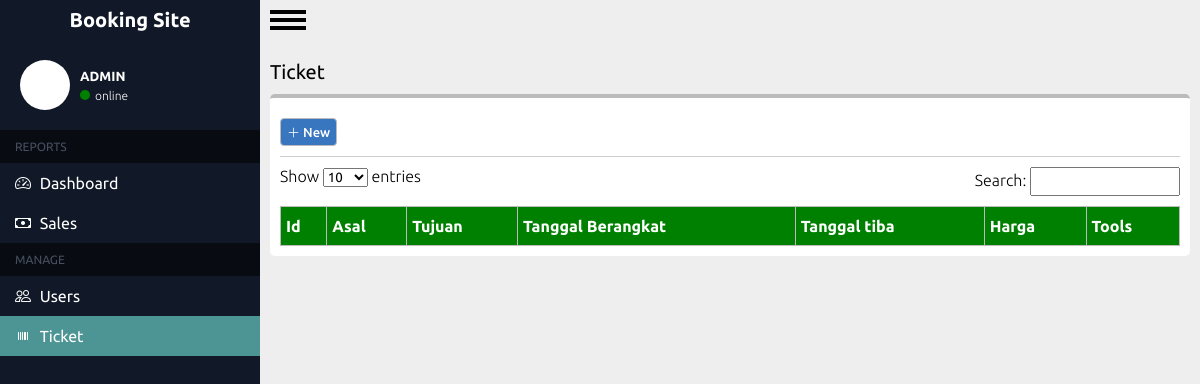
Page /admin/tiket.php on the earlier database version.
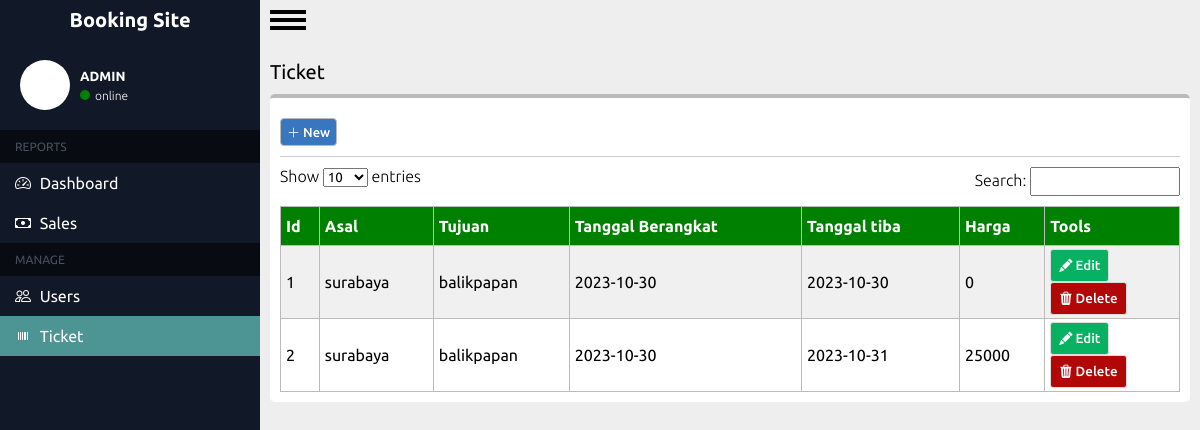
Same page on the later database version.
### tables this page shows
CREATE TABLE `tiket` (
  `id` int(255) NOT NULL,
  `asal` varchar(255) NOT NULL,
  `tujuan` varchar(255) NOT NULL,
  `tanggal_berangkat` varchar(255) NOT NULL,
  `tanggal_tiba` varchar(255) NOT NULL,
  `harga` int(100) NOT NULL
);

### admin/tiket.php (the view, shortened to what this page needs)
<?php
require '../server.php';
$result = mysqli_query($conn, "select * from tiket");
$tiket = [];
while ($record = mysqli_fetch_assoc($result)) {
    $tiket[] = $record;
}
?>
<!DOCTYPE html>
<html lang="en">
<head>
    <link rel="stylesheet" href="tiket.css?v=1.1">
    <link rel="stylesheet" href="https://cdn.jsdelivr.net/npm/bootstrap-icons@1.11.1/font/bootstrap-icons.css">
</head>
<body>
    <div class="container">
        <div class="sidebar">
            <div class="header">
                <a href="#">
                    <div class="list-item">
                        <span class="description-header">Booking Site</span>
                    </div>
                </a>
                <div class="info-user">
                    <div class="picture"></div>
                    <div class="content" id="content">
                        <h5>ADMIN</h5>
                        <div class="online">
                            <div class="info"></div>
                            <p>online</p>
                        </div>
                    </div>
                </div>
            </div>
            <div class="main">
                <div class="head-list">
                    <span>REPORTS</span>
                </div>
                <div class="list-item">
                    <a href="home.php">
                        <i class="bi bi-speedometer2"></i>
                        <span class="description">Dashboard</span>
                    </a>
                </div>
                <div class="list-item">
                    <a href="sales.php">
                        <i class="bi bi-cash"></i>
                        <span class="description">Sales</span>
                    </a>
                </div>
                <div class="head-list">
                    <span>MANAGE</span>
                </div>
                <div class="list-item">
                    <a href="users.php">
                        <i class="bi bi-people"></i>
                        <span class="description">Users</span>
                    </a>
                </div>
                <div class="list-item">
                    <a href="tiket.php">
                        <i class="bi bi-upc"></i>
                        <span class="description">Ticket</span>
                    </a>
                </div>
            </div>
        </div>
        <div class="main-content">
            <div id="menu-button">
                <label for="menu-checkbox" id="menu-label">
                    <div id="hamburger"></div>
                </label>
            </div>
            <div class="wrapper">
                <div class="header">
                    <p>Ticket</p>
                </div>
                <div class="isi">
                    <div class="head-content">
                        <button type="submit" id="add"><i class="bi bi-plus-lg"></i> New</button>
                    </div>
                    <div class="neck-content">
                        <span>
                            <label for="">Show</label>
                            <select id="entries" name="entries">
                                <option value="10">10</option>
                            </select>
                            <label for="">entries</label>
                        </span>
                        <span>
                            <label for="">Search: </label>
                            <input type="text">
                        </span>
                    </div>
                    <div class="tabel-content">
                        <table>
                            <tr>
                                <th>Id</th>
                                <th>Asal</th>
                                <th>Tujuan</th>
                                <th>Tanggal Berangkat</th>
                                <th>Tanggal tiba</th>
                                <th>Harga</th>
                                <th>Tools</th>
                            </tr>
                            <?php foreach ($tiket as $tk) : ?>
                                <tr>
                                    <td><?= $tk["id"] ?></td>
                                    <td><?= $tk["asal"] ?></td>
                                    <td><?= $tk["tujuan"] ?></td>
                                    <td><?= $tk["tanggal_berangkat"] ?></td>
                                    <td><?= $tk["tanggal_tiba"] ?></td>
                                    <td><?= $tk["harga"] ?></td>
                                    <td width="15%">
                                        <button><i class="bi bi-pencil-fill"></i> Edit</button>
                                        <button><i class="bi bi-trash3-fill"></i> Delete</button>
                                    </td>
                                </tr>
                            <?php endforeach; ?>
                        </table>
                    </div>
                </div>
            </div>
        </div>
</body>
</html>

### admin/tiket.css (style rules this page uses)
.wrapper .isi { width: auto; min-width: 100%; background-color: white; padding: 10px; margin: 10px 0; border-top: 4px solid #bbb; border-radius: 5px; overflow: hidden; }
.wrapper .isi .head-content { border-bottom: 1px solid #bbbb; padding: 10px 0; }
.wrapper .isi .head-content button { font-style: normal; font-weight: 500; background-color: #3876BF; font-size: 13px; color: white; border: 1px solid #bbb; border-radius: 4px; padding: 6px; box-sizing: border-box; cursor: pointer; }
.wrapper .isi .neck-content { padding: 10px 0; display: flex; justify-content: space-between; font-style: normal; font-weight: 300; }
.wrapper .isi .neck-content span input { width: 150px; padding: 5px; }
.isi .tabel-content table { width: 100%; border-collapse: collapse; }
.isi .tabel-content table th { padding: 10px 5px; background-color: green; text-align: left; color: white; }
.isi .tabel-content table th, .isi .tabel-content table td { border: 1px solid #bbb; }
.isi .tabel-content table td { padding: 3px 5px; align-content: center; }
.isi .tabel-content table tr:nth-child(even) { background-color: #f0f0f0; }
.isi .tabel-content table tr button { padding: 8px; color: white; border-radius: 3px; border: 1px solid #ddd; font-style: normal; font-weight: 500; cursor: pointer; }
.isi .tabel-content table tr button:nth-child(1) { background-color: rgb(7, 177, 98); }
.isi .tabel-content table tr button:nth-child(2) { background-color: rgb(177, 7, 7); }

### admin/admin.css (style rules this page uses)
* { padding: 0; margin: 0; box-sizing: border-box; font-family: 'Ubuntu', sans-serif; }
.container { display: flex; min-height: 100vh; }
.sidebar { background-color: #111827; width: 260px; display: flex; box-sizing: border-box; flex-direction: column; transition: all ease-in .3s; }
.main-content { background-color: #eeeeee; flex-grow: 1; }
.sidebar .description-header { font-style: normal; font-weight: 700; font-size: 20px; line-height: 16px; text-align: center; color: white; }
.sidebar .header a { text-decoration: none; color: white; }
.sidebar .header .list-item { display: flex; flex-direction: row; align-items: center; justify-content: center; padding: 5px 8px; height: 40px; box-sizing: border-box; }
.sidebar .main .list-item a { font-style: normal; font-weight: 400; font-size: 16px; line-height: 16px; text-align: center; color: #FFF; text-decoration: none; }
.sidebar .main .list-item { padding: 12px 15px; display: flex; flex-direction: row; align-items: center; cursor: pointer; }
.sidebar .main .description { margin-left: 5px; }
.main .head-list { color: #475061; padding: 10px 15px; background-color: #080b11; font-style: normal; font-weight: 400; font-size: 12px; }
.container .sidebar .info-user { color: white; padding: 20px; display: flex; align-items: center; gap: 10px; }
.container .sidebar .info-user .content { display: flex; flex-direction: column; gap: 5px; }
.container .sidebar .info-user .picture { width: 50px; height: 50px; border-radius: 50%; background-color: #fff; }
.container .sidebar .info-user .content .online .info { width: 10px; height: 10px; border-radius: 50%; background-color: green; }
.container .sidebar .info-user .content .online { display: flex; align-items: center; gap: 5px; }
.container .sidebar .info-user .content .online p { font-size: 12px; font-weight: 200; }
#menu-button { width: 36px; position: absolute; overflow: hidden; margin: 10px; }
#menu-label { position: relative; display: block; height: 20px; cursor: pointer; }
#hamburger, #menu-label:after, #menu-label:before { position: absolute; left: 0; width: 100%; height: 4px; background-color: black; }
#menu-label:after, #menu-label:before { content: ""; transition: .4s cubic-bezier(0.25, 0.46, 0.45, 0.94); }
#menu-label:before { top: 0; }
#menu-label:after { top: 8px; }
#hamburger { top: 16px; }
#hamburger:before { content: "MENU"; position: absolute; top: 5px; right: 0; left: 0; color: #111827; font-size: 12px; font-weight: bold; text-align: center; }
.wrapper { width: auto; min-width: 100%; margin: 50px 0; padding: 10px; }
.wrapper .header { font-style: medium; font-weight: 400; font-size: 20px; }

### admin/tiket.php (style rules this page uses)
.container .sidebar .main .list-item:nth-child(6) { background-color: rgb(77, 148, 148); }

Differences in the rows shown:
added tiket: id "1", asal "surabaya", tujuan "balikpapan", tanggal_berangkat "2023-10-30", tanggal_tiba "2023-10-30", harga "0"
added tiket: id "2", asal "surabaya", tujuan "balikpapan", tanggal_berangkat "2023-10-30", tanggal_tiba "2023-10-31", harga "25000"
